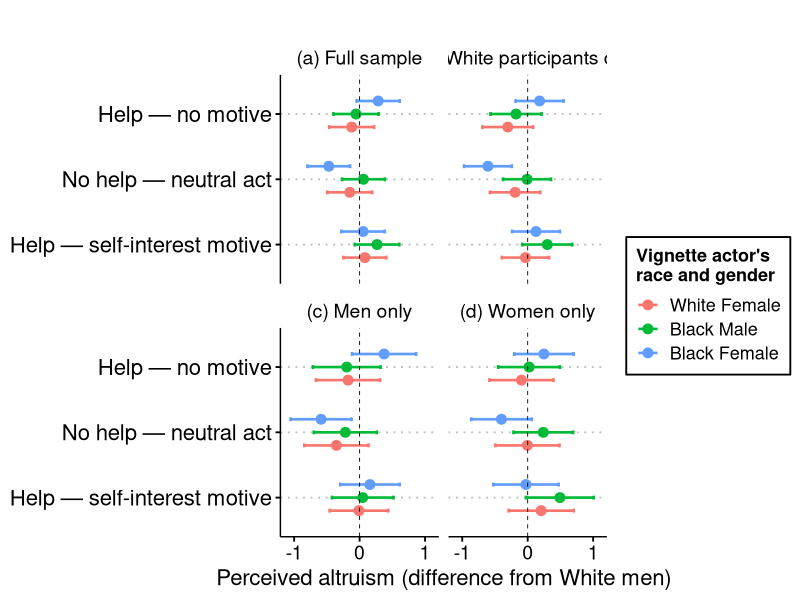
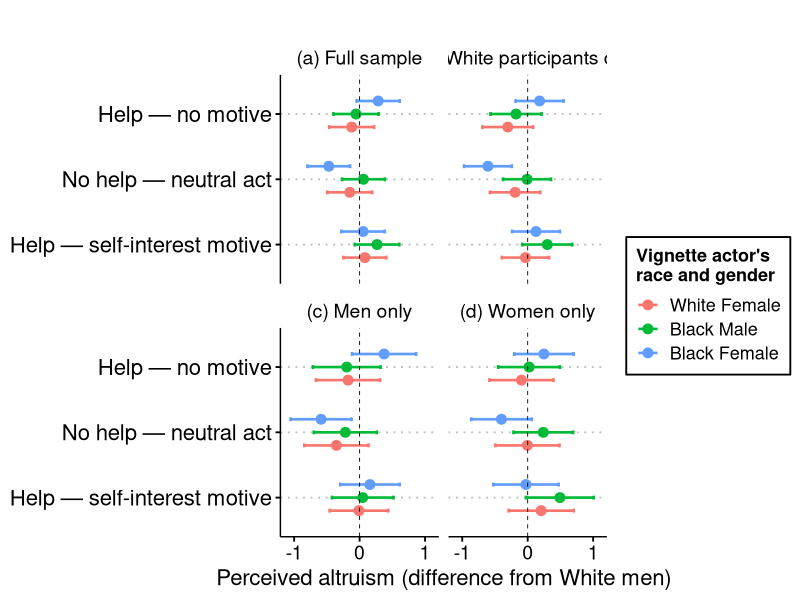
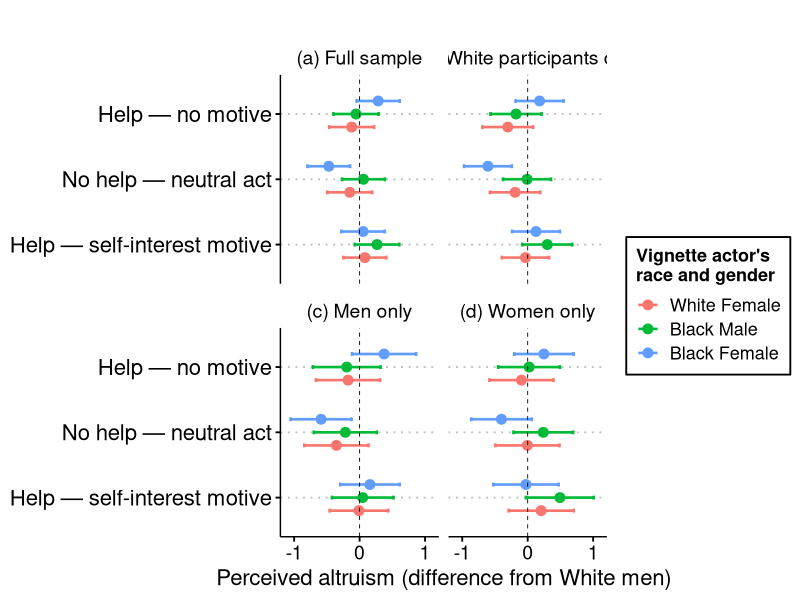

These charts were generated, in order, by the following R code: (Note: this script raises an error after producing the figures.)
## ---- chunk 1
library(tidyverse)
library(here)
credit_2 <- read_csv(here("data", "credit-motives-2-coded.csv"))
## ---- chunk 2
credit_2 %>% 
  filter(Finished==TRUE) %>% 
  tally()
## ---- chunk 3
credit_2 <- credit_2 %>% 
  filter(Finished==TRUE) %>% # drop DNFs
  mutate(person = coalesce(v1_help_alt_motive_1, v1_help_alt_1, v1_neutral_alt_1, v2_help_alt_motive_1, v2_help_alt_1, v2_neutral_alt_1, v3_help_alt_motive_1, v3_help_alt_1, v3_neutral_alt_1, v4_help_alt_motive_1, v4_help_alt_1, v4_neutral_alt_1, v5_help_alt_motive_1, v5_help_alt_1, v5_neutral_alt_1, v6_help_alt_motive_1, v6_help_alt_1, v6_neutral_alt_1, v7_help_alt_motive_1, v7_help_alt_1, v7_neutral_alt_1, v8_help_alt_motive_1, v8_help_alt_1, v8_neutral_alt_1),
         action = coalesce(v1_help_alt_motive_2, v1_help_alt_2, v1_neutral_alt_2, v2_help_alt_motive_2, v2_help_alt_2, v2_neutral_alt_2, v3_help_alt_motive_2, v3_help_alt_2, v3_neutral_alt_2, v4_help_alt_motive_2, v4_help_alt_2, v4_neutral_alt_2, v5_help_alt_motive_2, v5_help_alt_2, v5_neutral_alt_2, v6_help_alt_motive_2, v6_help_alt_2, v6_neutral_alt_2, v7_help_alt_motive_2, v7_help_alt_2, v7_neutral_alt_2, v8_help_alt_motive_2, v8_help_alt_2, v8_neutral_alt_2),
         charmotive = coalesce(v1_help_alt_motive_3, v1_help_alt_3, v1_neutral_alt_3, v2_help_alt_motive_3, v2_help_alt_3, v2_neutral_alt_3, v3_help_alt_motive_3, v3_help_alt_3, v3_neutral_alt_3, v4_help_alt_motive_3, v4_help_alt_3, v4_neutral_alt_3, v5_help_alt_motive_3, v5_help_alt_3, v5_neutral_alt_3, v6_help_alt_motive_3, v6_help_alt_3, v6_neutral_alt_3, v7_help_alt_motive_3, v7_help_alt_3, v7_neutral_alt_3, v8_help_alt_motive_3, v8_help_alt_3, v8_neutral_alt_3),
         others = coalesce(v1_help_alt_motive_4, v1_help_alt_4, v1_neutral_alt_4, v2_help_alt_motive_4, v2_help_alt_4, v2_neutral_alt_4, v3_help_alt_motive_4, v3_help_alt_4, v3_neutral_alt_4, v4_help_alt_motive_4, v4_help_alt_4, v4_neutral_alt_4, v5_help_alt_motive_4, v5_help_alt_4, v5_neutral_alt_4, v6_help_alt_motive_4, v6_help_alt_4, v6_neutral_alt_4, v7_help_alt_motive_4, v7_help_alt_4, v7_neutral_alt_4, v8_help_alt_motive_4, v8_help_alt_4, v8_neutral_alt_4)
         ) %>% 
  rename(participant_gender = gender, participant_race = race, participant_hispanic = hispanic) %>% 
  mutate(
    across(
      c(person:others), 
      ~ str_remove_all(.x, "[ (Extremely altruistic)| (Extremely selfish)]") 
      ) ) %>% 
  mutate(
    across(c(person:others), as.numeric)
  ) %>% 
      select(ResponseId, participant_gender, participant_hispanic, participant_race, actor_female, actor_black, person:others, neutral:vignette, Q_RecaptchaScore, mullerlyer, open_end_flag, unusual, about, reason_race, reason_gender, reason_ambiguous
  )
## ---- chunk 4
credit_2 %>% 
  summarise(
    recaptcha_fail = sum(Q_RecaptchaScore < .5, na.rm = TRUE)
  )
## ---- chunk 5
credit_2 <- credit_2 %>% 
  filter(
    Q_RecaptchaScore >= .5)   
## ---- chunk 6
credit_2 %>% 
  count(mullerlyer, sort = TRUE)
## ---- chunk 7
credit_2 <- credit_2 %>% 
  filter(
    str_detect(mullerlyer, "blue line")   
  )
## ---- chunk 8

credit_2 %>% 
  tally(open_end_flag)

credit_2 %>%
  summarise(
    race_n = sum(reason_race, na.rm = TRUE),
    gender_n = sum(reason_gender, na.rm = TRUE),
    ambiguous_n = sum(reason_ambiguous, na.rm = TRUE)
  )

credit_2 %>%
  filter(reason_race == 1) %>%
  pull(unusual, about) #seeing what they wrote for representtiave quotes

credit_2 %>%
  filter(reason_gender == 1) %>%
  pull(unusual, about) #ditto

credit_2 %>%
  filter(reason_ambiguous == 1) %>%
  pull(unusual, about) # ditto
## ---- chunk 9
credit_2 %>%
  filter(open_end_flag == 1) %>%
  group_by(neutral, help_no_motive, help_motive) %>%
  tally()

credit_2 %>%
  filter(open_end_flag == 1) %>%
  group_by(actor_female, actor_black) %>%
  tally()
## ---- chunk 10
credit_2 <- credit_2 %>% 
  filter(
    is.na(open_end_flag))  
## ---- chunk 11
credit_2 %>%
    # group_by(actor_black) %>%  # here getting the N per condition for actor_black, since we dropped more folks in one condition than the other as a result of suspicion
  tally()
## ---- chunk 12
tab <- credit_2 %>%
     count(actor_black) %>%
    pull(n)
 
chisq.test(tab)
## ---- chunk 13
credit_2 %>% 
  group_by(participant_gender) %>% 
  tally() %>% 
  mutate(pct = n/sum(n)*100)
## ---- chunk 14
credit_2 %>% 
  group_by(participant_race) %>% 
  tally() %>% 
  mutate(pct = (n/sum(n)*100))
## ---- chunk 15
credit_2 %>% 
  group_by(participant_hispanic) %>% 
  tally() %>% 
  mutate(pct = (n/sum(n)*100))
## ---- chunk 16
items4 <- c("person", "charmotive", "action", "others") # these are the four items we asked
items3 <- c("person", "charmotive", "action") # these are the three items from the original CZ piece, with "others" being the one we added. According to the pre-reg, we'll use this if the four items are not acceptably reliable while the 3 are. 

alpha_4 <- psych::alpha(credit_2[, items4])$total$raw_alpha
alpha_3 <- psych::alpha(credit_2[, items3])$total$raw_alpha

alpha_4
alpha_3
## ---- chunk 17
credit_2 <- credit_2 %>% 
  mutate(
    person_rec = person - 5,  #recode these from 1-9 scale to -4 to 4 scale
    charmotive_rec = charmotive - 5,
    action_rec = action - 5,
    others_rec = others - 5,
    mean_alt = (person_rec + charmotive_rec + action_rec + others_rec)/4, #average them
    mean_alt_3 = (person_rec + charmotive_rec + action_rec)/3, # this version matches CZ exactly, that is, dropping the fourth item we added. we'll use this to confirm that results are similar either way
    participant_black = ifelse(str_detect(participant_race, "Black"), 1, 0), # this will match with "actor_black" as a potential control term for participant race/ethncity. however, another option is below...
    participant_black_only = ifelse(participant_race == "Black/African American", 1, 0), # this version only selects participants who indicated Black AND NO OTHER RACE as a stricter form. for example, about 20 people selected both Black and White. So we could use this as a robustness check. 
    participant_female = ifelse(participant_gender == "Woman", 1, 0), #likewise for gender
    condition = ifelse(help_no_motive==1, "2_Help with no motive info", 
                       ifelse(help_motive==1, "3_Help with self motives",
                              "1_Neutral")),
condition2 = ifelse(help_motive == 1 & motive == "M", # in case we want to split out by motives
                    "Help with material motives",
             ifelse(help_motive == 1 & motive == "S",
                    "Help with social motives", condition))
  ) 
## ---- chunk 18
library(afex)
library(emmeans)
library(lme4)
library(lmerTest)
## ---- chunk 19
credit_2 %>% 
  group_by(condition) %>% 
  summarise(
    mean = mean(mean_alt, na.rm = TRUE),
    sd = sd(mean_alt, na.rm = TRUE),
      n = n_distinct(ResponseId)
  )
## ---- chunk 20
anova_model <- aov_ez(
  id = "ResponseId",
  dv = "mean_alt",
  data = credit_2,
  between = c("condition", "actor_female", "actor_black", "vignette"), 
  type = 3
)

nice(anova_model, es = "pes") # using partial eta squared since we have many interactions. 
## ---- chunk 21
emmeans(anova_model, ~ actor_female * actor_black * condition)
## ---- chunk 22
pairs(emmeans(anova_model, ~ actor_female * actor_black | condition))
## ---- chunk 23
credit_2 %>%
  group_by(condition, actor_female, actor_black) %>%
  summarise(
    mean = mean(mean_alt, na.rm = TRUE),
    # max = max(mean_alt), #v1 had a longer scale than the other, and can range from -5 to 5
    # min = min(mean_alt),
    sd = sd(mean_alt, na.rm = TRUE),
    n = n()
  )
## ---- chunk 24

new_labels <- c("1_Neutral" = "No help — neutral act"
                , "2_Help with no motive info" = "Help — no motive"
                # , "Help with material motives" = "Help — material motive", 
                , "3_Help with self motives" = "Help — self-interest motive"
                # "Help with social motives" = "Help — social motive"
                )

make_panel_df <- function(dat, panel_label) {
  
  mod <- aov_ez(
    id = "ResponseId",
    dv = "mean_alt",
    data = dat,
    between = c("condition", "actor_female", "actor_black"),
    type = 3
  )

  emms_all <- emmeans(mod, ~ actor_female * actor_black * condition)
  
  emm_df <- as.data.frame(emms_all) %>%
    mutate(
      actor_female = ifelse(actor_female == "1", "Female", "Male"),
      actor_black  = ifelse(actor_black  == "1", "Black", "White"),
      actor_label  = paste(actor_black, actor_female),
      actor_label  = factor(
        actor_label,
        levels = c("White Male", "White Female", "Black Male", "Black Female")
      ),
      condition = as.factor(condition),
      panel = panel_label
    )
  
  ref_df <- emm_df %>%
    filter(actor_label == "White Male") %>%
    select(condition, ref_mean = emmean, ref_se = SE)
  
  diffs <- emm_df %>%
    left_join(ref_df, by = "condition") %>%
    mutate(
      diff = emmean - ref_mean,
      se_diff = sqrt(SE^2 + ref_se^2),
      lower_diff = diff - 1.96 * se_diff,
      upper_diff = diff + 1.96 * se_diff
    ) %>%
    filter(actor_label != "White Male")
  
}

# make each panel
diffs_all <- make_panel_df(
  credit_2,
  "All participants"
)

diffs_white <- make_panel_df(
  credit_2 %>% filter(participant_race == "White/Caucasian"),
  "White participants only"
)

diffs_men <- make_panel_df(
  credit_2 %>% filter(participant_gender == "Man"),
  "Men only"
)

diffs_women <- make_panel_df(
  credit_2 %>% filter(participant_gender == "Woman"),
  "Women only"
)

# combine
diffs_plot <- bind_rows(
  diffs_all,
  diffs_white,
  diffs_men,
  diffs_women
)

diffs_plot$panel <- factor(
  diffs_plot$panel,
  levels = c("All participants", "White participants only", "Men only", "Women only"),
  labels = c("(a) Full sample", "(b) White participants only", "(c) Men only", "(d) Women only")
)

diffs_plot$condition <- factor(
  diffs_plot$condition,
  levels = c(
    "3_Help with self motives",
    "1_Neutral",
    "2_Help with no motive info"
  )
)
fig_study2 <- ggplot(
  diffs_plot,
  aes(x = diff, y = condition, color = actor_label)
) +
  geom_errorbarh(
    aes(xmin = lower_diff, xmax = upper_diff),
    height = 0.18,
    linewidth = 0.9,
    position = position_dodge(width = 0.6)
  ) +
  geom_point(
    size = 3,
    position = position_dodge(width = 0.6)
  ) +
  geom_vline(xintercept = 0, linewidth = 0.3, linetype = "dashed") +
  facet_wrap(~ panel, ncol = 2) +
  scale_x_continuous(limits = c(-1.1, 1.1), breaks = c(-1,  0, 1)) +
  scale_y_discrete(labels = new_labels) +
  ggthemes::theme_clean(base_size = 14) +
  theme(
    axis.title.y = element_blank(),
    axis.title.x = element_text(size = 16),
    axis.text.x  = element_text(size = 14),
    axis.text.y  = element_text(size = 16),
    legend.title = element_text(size = 13),
    legend.position = "right",
    plot.background = element_rect(color = NA, fill = NA),
    panel.border = element_blank()
  ) +
  labs(
    x = "Perceived altruism (difference from White men)",
    title = "",
    color = "Vignette actor's \nrace and gender"
  ) + 
  theme(
  strip.background = element_blank(),   # removes grey box
  strip.text = element_text(color = "black", size = 14)  # keeps text clean
)

print(fig_study2)
ggsave("fig3.pdf", fig_study2, width = 10, height = 7, bg = "white")
ggsave("fig3.png", fig_study2, width = 10, height = 7, bg = "white")

## ---- chunk 25
lm_1 <- lm(mean_alt ~ actor_female*actor_black*condition
           + as.factor(vignette)
           + participant_white + participant_female
           , data=credit_2
)
summary(lm_1)
## ---- chunk 26
credit_2_drop_v1 <- 
  credit_2 %>% 
  filter(vignette != 1)
## ---- chunk 27
credit_2_drop_v1 %>%
  group_by(condition, actor_female, actor_black) %>%
  summarise(
    mean = mean(mean_alt, na.rm = TRUE),
    max = max(mean_alt), # here just confirming the -5 to 5 was dropped
    min = min(mean_alt), # ditto
    sd = sd(mean_alt, na.rm = TRUE),
    n = n()
  )
## ---- chunk 28
anova_model <- aov_ez(
  id = "ResponseId",
  dv = "mean_alt",
  data = credit_2_drop_v1,
  between = c("condition", "actor_female", "actor_black"), 
  type = 3
)

nice(anova_model, es = "pes") 
## ---- chunk 29
pairs(emmeans(anova_model, ~ actor_female * actor_black | condition))
